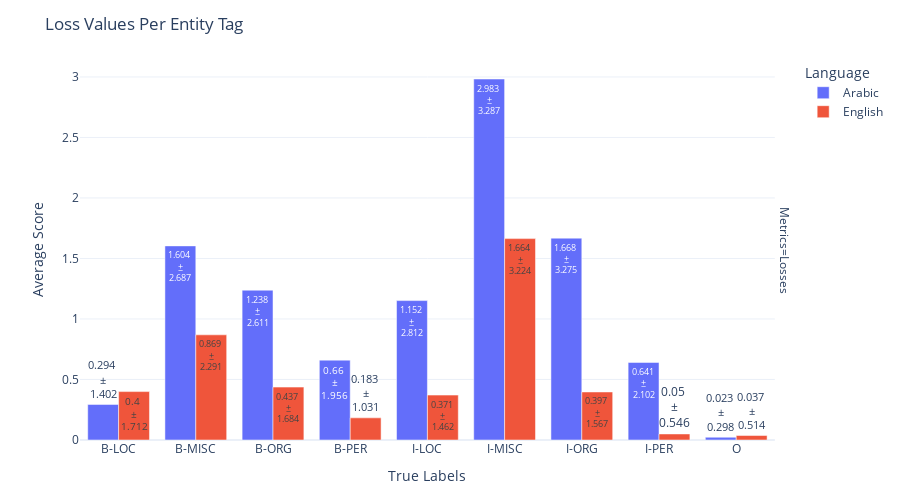

Notebook source saved alongside this figure:
### Markdown cell above
### Loss

### Code cell
loss_analysis = LossAnalysis(dash_data)
# loss_analysis.analyze_high_level()
loss_analysis.analyze_entity_level()

### Figure 1 — Plotly figure (JSON) as saved in the notebook; plotly's stock layout.template omitted (floating-point values rounded to 4 significant figures)
{"data": [{"alignmentgroup": "True", "hovertemplate": "Language=Arabic<br>Metrics=Losses<br>True Labels=%{x}<br>Average Score=%{y}<br>Text Label=%{text}<extra></extra>", "legendgroup": "Arabic", "marker": {"color": "#636efa", "pattern": {"shape": ""}}, "name": "Arabic", "offsetgroup": "Arabic", "orientation": "v", "showlegend": true, "text": ["0.294 <br>±<br>1.402", "1.604 <br>±<br>2.687", "1.238 <br>±<br>2.611", "0.66 <br>±<br>1.956", "1.152 <br>±<br>2.812", "2.983 <br>±<br>3.287", "1.668 <br>±<br>3.275", "0.641 <br>±<br>2.102", "0.023 <br>±<br>0.298"], "textfont": {"size": 12}, "textposition": "auto", "type": "bar", "x": ["B-LOC", "B-MISC", "B-ORG", "B-PER", "I-LOC", "I-MISC", "I-ORG", "I-PER", "O"], "xaxis": "x", "y": [0.294, 1.604, 1.238, 0.66, 1.152, 2.983, 1.668, 0.641, 0.023], "yaxis": "y"}, {"alignmentgroup": "True", "hovertemplate": "Language=English<br>Metrics=Losses<br>True Labels=%{x}<br>Average Score=%{y}<br>Text Label=%{text}<extra></extra>", "legendgroup": "English", "marker": {"color": "#EF553B", "pattern": {"shape": ""}}, "name": "English", "offsetgroup": "English", "orientation": "v", "showlegend": true, "text": ["0.4 <br>±<br>1.712", "0.869 <br>±<br>2.291", "0.437 <br>±<br>1.684", "0.183 <br>±<br>1.031", "0.371 <br>±<br>1.462", "1.664 <br>±<br>3.224", "0.397 <br>±<br>1.567", "0.05 <br>±<br>0.546", "0.037 <br>±<br>0.514"], "textfont": {"size": 12}, "textposition": "auto", "type": "bar", "x": ["B-LOC", "B-MISC", "B-ORG", "B-PER", "I-LOC", "I-MISC", "I-ORG", "I-PER", "O"], "xaxis": "x", "y": [0.4, 0.869, 0.437, 0.183, 0.371, 1.664, 0.397, 0.05, 0.037], "yaxis": "y"}], "layout": {"annotations": [{"font": {}, "showarrow": false, "text": "Metrics=Losses", "textangle": 90, "x": 0.98, "xanchor": "left", "xref": "paper", "y": 0.5, "yanchor": "middle", "yref": "paper"}], "barmode": "group", "height": 500, "legend": {"title": {"text": "Language"}, "tracegroupgap": 0}, "margin": {"b": 60, "l": 80, "r": 80, "t": 60}, "showlegend": true, "title": {"text": "Loss Values Per Entity Tag "}, "xaxis": {"anchor": "y", "domain": [0, 0.98], "title": {"text": "True Labels"}}, "yaxis": {"anchor": "x", "autorange": true, "domain": [0, 1], "title": {"text": "Average Score"}}}}
